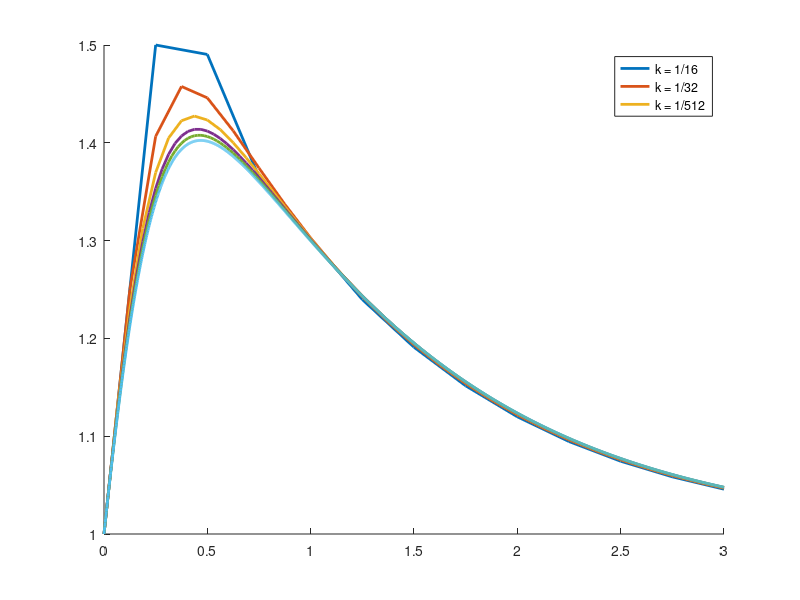

Write MATLAB code to recreate this figure.
function main()
    N_values = [12, 24, 48, 96, 192 1536];
    %colors = ["r-.", "b-.", "g-."];
    T = 3;

    figure(1); hold on
    
    for i = 1:length(N_values)
        N = N_values(i);
        %color = colors(i);
        [t, y_fe, y_ex] = run(N, T);
        plot(t, y_fe, 'linewidth', 2);
        y_fe(end) %To get correct answer for part b, must replace one of the N values with 64 to get a k of 1/32. Otherwise, the N values are 32, 128
    end
    % Plot exact solution
    %plot(t, y_ex, 'k-', 'linewidth', 2);
    %title("Problem 1 Forward Euler")
    %subtitle("Numerical Result for k=1/16 and k=1/32")
    %xlabel('t'); ylabel('y(t)');
    legend('k = 1/16', 'k = 1/32', 'k = 1/512');
    %t(end)
    %y_fe(end)
    
    hold off
end

function [t, y_fe, y_be, y_ex] = run(N, T)
    k = T/N;
    t = 0:k:T;
    y_fe = zeros(1, N+1);
    y_be = zeros(1, N+1);
    y_fe(1) = 1;
    y_be(1) = 1;

    for n = 1:N
        y_fe(n+1) = y_fe(n)+k * (1+2*exp(-t(n))*y_fe(n)-(y_fe(n))^3);
        
    end
    y_ex =@(x) t.*exp(-t) -2.*exp(-t) + 3;
end
%Numerically Exact: 1.0479
%error:
% 1/4: 1.0458; diff = 0.0021
% 1/8: 1.0468; diff = 0.0011
% 1/16: 1.0473; diff = 0.0006
% 1/32: 1.0476; diff = 0.0003
% 1/64: 1.0577; diff = 0.0002
%

